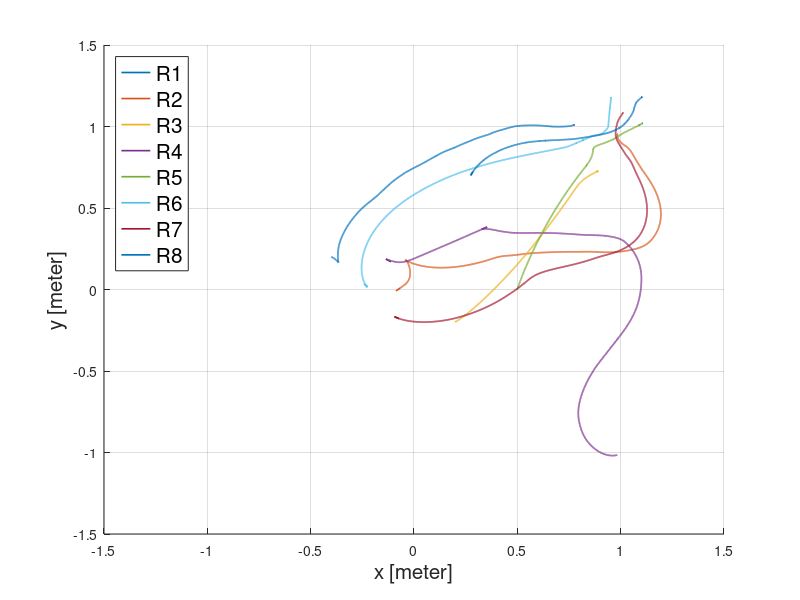
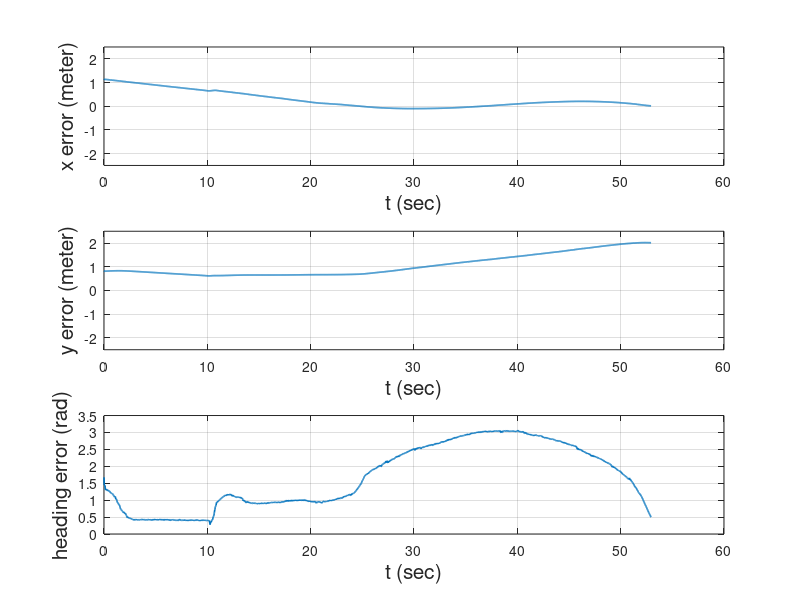

MATLAB code for these plots, in order:
% Robotarium Test Data Plot
% Sangjun Lee
% 2/19/2018
clear; close all; clc;

%% Import Data
load 2_17_2018_data.mat; % Will generate robotarium_data


%% Run Detection System
[lim_row, lim_col] = size(robotarium_data);
t_s = 50;
t = linspace(0,lim_col/t_s,lim_col);

goal = [1 1 1];
i_atk = 4;


%% Generate Figure
lineW = 1.2;
axisS = 15;
labelS = 15;

% Trajectory of all the agents
figure; 
hold on;
j = 1;
while j < lim_row
    plot(robotarium_data(j,:),robotarium_data(j+1,:),'LineWidth',lineW);
    j = j + 5;
end
hold off;

grid on; axis([-1.5 1.5 -1.5 1.5]);
legend({'R1','R2','R3','R4','R5','R6','R7','R8'},'Location','Northwest','FontSize',labelS);
xlabel('x [meter]','FontSize',labelS); ylabel('y [meter]','FontSize',labelS)

% Tracking error
figure;
subplot(3,1,1) % x_d - x
plot(t,goal(1)-robotarium_data(5*i_atk-4,:),'LineWidth',lineW)
grid on; axis([0 60 -2.5 2.5]);
xlabel('t (sec)','FontSize',labelS); ylabel('x error (meter)','FontSize',labelS)

subplot(3,1,2) % y_d - y
plot(t,goal(2)-robotarium_data(5*i_atk-3,:),'LineWidth',lineW)
grid on; axis([0 60 -2.5 2.5]);
xlabel('t (sec)','FontSize',labelS); ylabel('y error (meter)','FontSize',labelS)

subplot(3,1,3) % theta_d - theta
plot(t,goal(3)-robotarium_data(5*i_atk-2,:),'LineWidth',lineW)
grid on;
xlabel('t (sec)','FontSize',labelS); ylabel('heading error (rad)','FontSize',labelS)

% % Test statistic
% figure;
% subplot(3,1,1) % S_x(k)
% plot(t,robotarium_data(5*i_atk-4,:),'LineWidth',lineW)
% grid on; axis([0 60 -1.5 1.5]);
% xlabel('t (sec)','FontSize',labelS); ylabel('S_{x}(k)','FontSize',labelS)
% 
% subplot(3,1,2) % S_y(k)
% plot(t,robotarium_data(5*i_atk-4,:),'LineWidth',lineW)
% grid on; axis([0 60 -1.5 1.5]);
% xlabel('t (sec)','FontSize',labelS); ylabel('S_{y}(k)','FontSize',labelS)
% 
% subplot(3,1,3) % S_theta(k)
% plot(t,robotarium_data(5*i_atk-4,:),'LineWidth',lineW)
% grid on; axis([0 60 -1.5 1.5]);
% xlabel('t (sec)','FontSize',labelS); ylabel('S_{\theta}(k)','FontSize',labelS)

% Trajectory of the agent with attack
% figure;
% plot(robotarium_data(5*i_atk-4,:),robotarium_data(5*i_atk-3,:),'LineWidth',lineW)
% grid on; axis([-1.5 1.5 -1.5 1.5]);
% legend({sprintf('R%d\n',i_atk)},'Location','Northwest','FontSize',labelS);
% xlabel('x [meter]','FontSize',labelS); ylabel('y [meter]','FontSize',labelS)